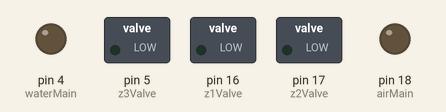
Simulated run of this sketch. Board: Arduino Uno, built with avr-gcc and run on an emulated ATmega328P. Parts: switched loads named in the sketch (green lamp = pin HIGH), output pins drawn as LEDs (lit = HIGH). What the sketch prints to the serial monitor is not drawn.

Above: at 15.0 s.
At 31.5 s:
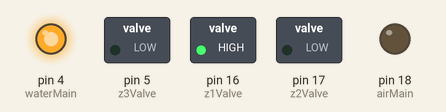
At 34.5 s:
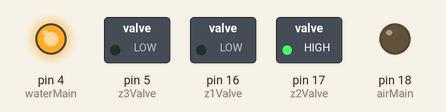
At 37.5 s:
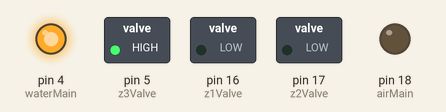
Timing chart, 0 to 50.7 s (numbered marks = the images above):
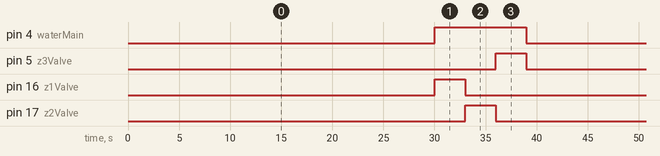

Measured:
- by itself, pin 4 (waterMain): alternates HIGH for 9.0 s and LOW for 30.0 s
- by itself, pin 5 (z3Valve), pin 16 (z1Valve), pin 17 (z2Valve): alternates HIGH for 3.0 s and LOW for 36.0 s
- by itself, everything shown: repeats every 39.0 s, in 4 steps

The sketch:

Water_and_LeakClog_Test.ino
```cpp
float z1Flow = 12;
float z2Flow = 10;
float z3Flow = 8;

int fRain0 =0;
int fRain1 =0;

#include "LEAK.h"
#include "WATER.h"

void setup() {
  // put your setup code here, to run once:
  Serial.begin(115200);
  WaterSetup();
}

void loop() {
  // put your main code here, to run repeatedly:
  WaterCheck();
}
```

LEAK.h
```cpp
float tarFlow = 10;//target/ideal flow rate
float tolFlow = 1;//tolerable deviance from target
bool z1Leak = false;
bool z1Clog = false;
bool z2Leak = false;
bool z2Clog = false;
bool z3Leak = false;
bool z3Clog = false;

void LnCSetup(){

}

void z1Check(){
  if(((tarFlow+tolFlow) >= z1Flow) && ((tarFlow-tolFlow) <= z1Flow)){
    Serial.println("z1 is good");
    z1Leak = false;
    z1Clog = false;
  }
  if(z1Flow > (tarFlow+tolFlow)){
    Serial.println("z1 Leak");
    z1Leak = true;
    z1Clog = false;
  }
  if(z1Flow < (tarFlow-tolFlow)){
    Serial.println("z1 Clog");
    z1Leak = false;
    z1Clog = true;
  }
}
void z2Check(){
  if((z2Flow <= (tarFlow+tolFlow)) && (z2Flow >= (tarFlow-tolFlow))){
    if((z2Clog == true) || (z2Leak == true)){
      Serial.println("z2 is good");
    }
    z2Leak = false;
    z2Clog = false;
  }
  if(z2Flow > (tarFlow+tolFlow)){
    if(z2Leak == false){
      Serial.println("z2 Leak");
    }
    z2Leak = true;
    z2Clog = false;
  }
  if(z2Flow < (tarFlow-tolFlow)){
    if(z2Clog == false){
      Serial.println("z2 Clog");
    }
    z2Leak = false;
    z2Clog = true;
  }
}
void z3Check(){
  if((z3Flow <= (tarFlow+tolFlow)) && (z3Flow >= (tarFlow-tolFlow))){
    Serial.println("z3 is good");
    z3Leak = false;
    z3Clog = false;
  }
  if(z3Flow > (tarFlow+tolFlow)){
    Serial.println("z3 Leak");
    z3Leak = true;
    z3Clog = false;
  }
  if(z3Flow < (tarFlow-tolFlow)){
    Serial.println("z3 Clog");
    z3Leak = false;
    z3Clog = true;
  }
}
```

WATER.h
```cpp
unsigned long CurWat_Time, LoopWat_Time; //Used for timing conditions
int WTmp = 0; //for debugging using serial monitor

int waterMain = 4; //GPIO for Main Water Valve
int z1Valve = 16; //GPIO for Zone 1 Valve
int z2Valve = 17; //GPIO for Zone 2 Valve
int z3Valve = 5; //GPIO for Zone 3 Valve
int airMain = 18; //GPIO for Air Compressor Valve
int airPower = 19; //GPIO for Compressor Power Toggle

int waterInt = 1000*30; //Minimum amount of time to wait between waterings
int waterLimit = 1; //rain in inches to prevent watering
int lastWater = 0; //millis time of last water sequence
bool waterState = false; //If the system is currently being watered

int wMillisDif = 0;

void WaterSetup(){
  pinMode(waterMain,OUTPUT);
  pinMode(z1Valve,OUTPUT);
  pinMode(z2Valve,OUTPUT);
  pinMode(z3Valve,OUTPUT);
  pinMode(airMain,OUTPUT);
  pinMode(airPower,OUTPUT);
}

void Sprinkle(){
  if(waterState != true){
    Serial.println("----WATERING SYSTEM----");
    waterState = true; //signifies system is watering
    //purgeState = 0; //Update state of purge
    LoopWat_Time = millis();
  }
  CurWat_Time = millis();
  if((CurWat_Time >= LoopWat_Time) && (CurWat_Time <= (LoopWat_Time + 3000))){ //Water Zone 1
    if(WTmp == 1){
      Serial.println("Watering Zone 1");
      WTmp++;
    }
    digitalWrite(waterMain,HIGH);//OPEN Water Main
    digitalWrite(z1Valve,HIGH);
    digitalWrite(z2Valve,LOW);
    digitalWrite(z3Valve,LOW);
    digitalWrite(airPower,LOW);//Turn OFF Air Compressor
    z1Check();
  }
  else if((CurWat_Time > (LoopWat_Time+3000)) && (CurWat_Time <= (LoopWat_Time+6000))){ //Water Zone 2
    if(WTmp == 2){
      Serial.println("Watering Zone 2");
      WTmp++;
    }
    digitalWrite(z1Valve,LOW);
    digitalWrite(z2Valve,HIGH);
    z2Check();
  }
  else if((CurWat_Time > (LoopWat_Time+6000)) && (CurWat_Time <= (LoopWat_Time+9000))){ //Water Zone 3
    if(WTmp == 3){
      Serial.println("Watering Zone 3");
      WTmp++;
    }
    digitalWrite(z2Valve,LOW);
    digitalWrite(z3Valve,HIGH);
    z3Check();
  }
  else if((CurWat_Time > (LoopWat_Time+9000)) && (CurWat_Time <= (LoopWat_Time+12000))){ //End Watering
    digitalWrite(z3Valve,LOW);
    digitalWrite(waterMain,LOW);
    Serial.println("----WATERING COMPLETED----");
    WTmp = 0;
    waterState = false; //signifies system is NOT watering
    lastWater = millis();
  }
  else{
    Serial.println("Water Timing Error");
  }
}
void WaterCheck(){
  CurWat_Time = millis();
  if(waterState == true){
    Sprinkle();
  }
  if(CurWat_Time >= lastWater){
    wMillisDif = CurWat_Time - lastWater;
  }
  if(CurWat_Time < lastWater){
    wMillisDif = (4294967295 - lastWater) + CurWat_Time;
  }
  if(wMillisDif > waterInt){ //Time since last water comparison
    if(waterState == false){
      Serial.println("enough time has passed since last water");
      if((fRain0 < waterLimit) || (fRain1 < waterLimit)){ //Rain Forecast check
        if(WTmp == 0){
          Serial.println("Forecast meets watering criteria for the day");
          WTmp++;
        }
        Sprinkle();
      }
    }
  }
}
```
